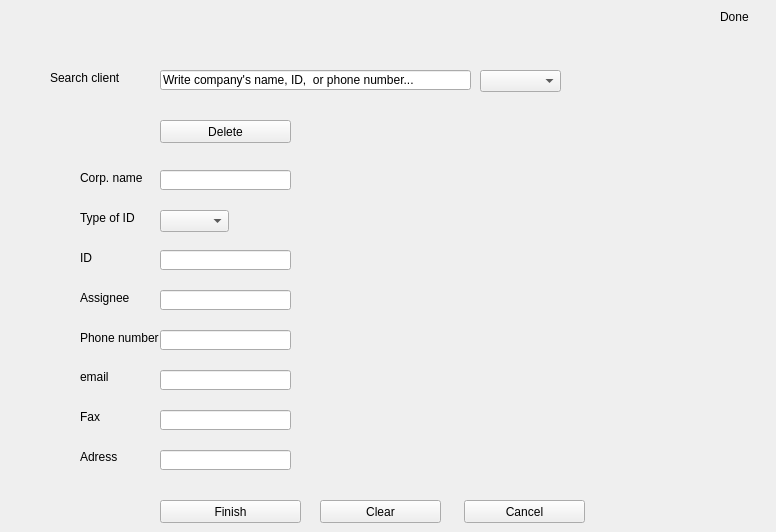
       <widget class="QWidget" name="Modify_corp_tab">
        <attribute name="title">
         <string>Modify</string>
        </attribute>
        <widget class="QLabel" name="lab_search_corp">
         <property name="geometry">
          <rect>
           <x>50</x>
           <y>70</y>
           <width>71</width>
           <height>16</height>
          </rect>
         </property>
         <property name="text">
          <string>Search client</string>
         </property>
        </widget>
        <widget class="QLineEdit" name="le_search_corp">
         <property name="geometry">
          <rect>
           <x>160</x>
           <y>70</y>
           <width>311</width>
           <height>20</height>
          </rect>
         </property>
         <property name="text">
          <string>Write company's name, ID,  or phone number...</string>
         </property>
        </widget>
        <widget class="QPushButton" name="pb_mod_delete_corp">
         <property name="geometry">
          <rect>
           <x>160</x>
           <y>120</y>
           <width>131</width>
           <height>23</height>
          </rect>
         </property>
         <property name="text">
          <string>Delete</string>
         </property>
        </widget>
        <widget class="QPushButton" name="pb_mod_corp_cancel">
         <property name="geometry">
          <rect>
           <x>464</x>
           <y>500</y>
           <width>121</width>
           <height>23</height>
          </rect>
         </property>
         <property name="text">
          <string>Cancel</string>
         </property>
        </widget>
        <widget class="QLabel" name="lab_mod_name_corp">
         <property name="geometry">
          <rect>
           <x>80</x>
           <y>170</y>
           <width>71</width>
           <height>16</height>
          </rect>
         </property>
         <property name="text">
          <string>Corp. name</string>
         </property>
        </widget>
        <widget class="QLineEdit" name="le_mod_ID_corp">
         <property name="geometry">
          <rect>
           <x>160</x>
           <y>250</y>
           <width>131</width>
           <height>20</height>
          </rect>
         </property>
        </widget>
        <widget class="QLabel" name="lab_mod_type_ID_corp">
         <property name="geometry">
          <rect>
           <x>80</x>
           <y>210</y>
           <width>61</width>
           <height>16</height>
          </rect>
         </property>
         <property name="text">
          <string>Type of ID</string>
         </property>
        </widget>
        <widget class="QLineEdit" name="le_mod_fax_corp">
         <property name="geometry">
          <rect>
           <x>160</x>
           <y>410</y>
           <width>131</width>
           <height>20</height>
          </rect>
         </property>
        </widget>
        <widget class="QPushButton" name="pb_mod_corp_finish">
         <property name="geometry">
          <rect>
           <x>160</x>
           <y>500</y>
           <width>141</width>
           <height>23</height>
          </rect>
         </property>
         <property name="text">
          <string>Finish</string>
         </property>
        </widget>
        <widget class="QLabel" name="lab_mod_email_corp">
         <property name="geometry">
          <rect>
           <x>80</x>
           <y>370</y>
           <width>47</width>
           <height>13</height>
          </rect>
         </property>
         <property name="text">
          <string>email</string>
         </property>
        </widget>
        <widget class="QLineEdit" name="le_mod_email_corp">
         <property name="geometry">
          <rect>
           <x>160</x>
           <y>370</y>
           <width>131</width>
           <height>20</height>
          </rect>
         </property>
        </widget>
        <widget class="QLabel" name="lab_mod_assignee_corp">
         <property name="geometry">
          <rect>
           <x>80</x>
           <y>290</y>
           <width>81</width>
           <height>16</height>
          </rect>
         </property>
         <property name="text">
          <string>Assignee</string>
         </property>
        </widget>
        <widget class="QLineEdit" name="le_mod_number_corp">
         <property name="geometry">
          <rect>
           <x>160</x>
           <y>330</y>
           <width>131</width>
           <height>20</height>
          </rect>
         </property>
        </widget>
        <widget class="QLineEdit" name="le_mod_assignee_corp">
         <property name="geometry">
          <rect>
           <x>160</x>
           <y>290</y>
           <width>131</width>
           <height>20</height>
          </rect>
         </property>
        </widget>
        <widget class="QPushButton" name="pb_mod_corp_clear">
         <property name="geometry">
          <rect>
           <x>320</x>
           <y>500</y>
           <width>121</width>
           <height>23</height>
          </rect>
         </property>
         <property name="text">
          <string>Clear</string>
         </property>
        </widget>
        <widget class="QLabel" name="lab_mod_adress_corp">
         <property name="geometry">
          <rect>
           <x>80</x>
           <y>450</y>
           <width>47</width>
           <height>13</height>
          </rect>
         </property>
         <property name="text">
          <string>Adress</string>
         </property>
        </widget>
        <widget class="QComboBox" name="comboBox_77">
         <property name="geometry">
          <rect>
           <x>160</x>
           <y>210</y>
           <width>69</width>
           <height>22</height>
          </rect>
         </property>
        </widget>
        <widget class="QLabel" name="lab_mod_fax_corp">
         <property name="geometry">
          <rect>
           <x>80</x>
           <y>410</y>
           <width>47</width>
           <height>13</height>
          </rect>
         </property>
         <property name="text">
          <string>Fax</string>
         </property>
        </widget>
        <widget class="QLabel" name="lab_mod_number_corp">
         <property name="geometry">
          <rect>
           <x>80</x>
           <y>330</y>
           <width>81</width>
           <height>16</height>
          </rect>
         </property>
         <property name="text">
          <string>Phone number</string>
         </property>
        </widget>
        <widget class="QLineEdit" name="le_mod_adress_corp">
         <property name="geometry">
          <rect>
           <x>160</x>
           <y>450</y>
           <width>131</width>
           <height>20</height>
          </rect>
         </property>
        </widget>
        <widget class="QLabel" name="lab_mod_ID_corp">
         <property name="geometry">
          <rect>
           <x>80</x>
           <y>250</y>
           <width>71</width>
           <height>16</height>
          </rect>
         </property>
         <property name="text">
          <string>ID</string>
         </property>
        </widget>
        <widget class="QLineEdit" name="le_mod_name_corp">
         <property name="geometry">
          <rect>
           <x>160</x>
           <y>170</y>
           <width>131</width>
           <height>20</height>
          </rect>
         </property>
        </widget>
        <widget class="QComboBox" name="cb_mod_search_ID_corp">
         <property name="geometry">
          <rect>
           <x>480</x>
           <y>70</y>
           <width>81</width>
           <height>22</height>
          </rect>
         </property>
        </widget>
        <widget class="QLabel" name="lab_name_client_6">
         <property name="geometry">
          <rect>
           <x>720</x>
           <y>10</y>
           <width>47</width>
           <height>13</height>
          </rect>
         </property>
         <property name="text">
          <string>Done</string>
         </property>
        </widget>
       </widget>
